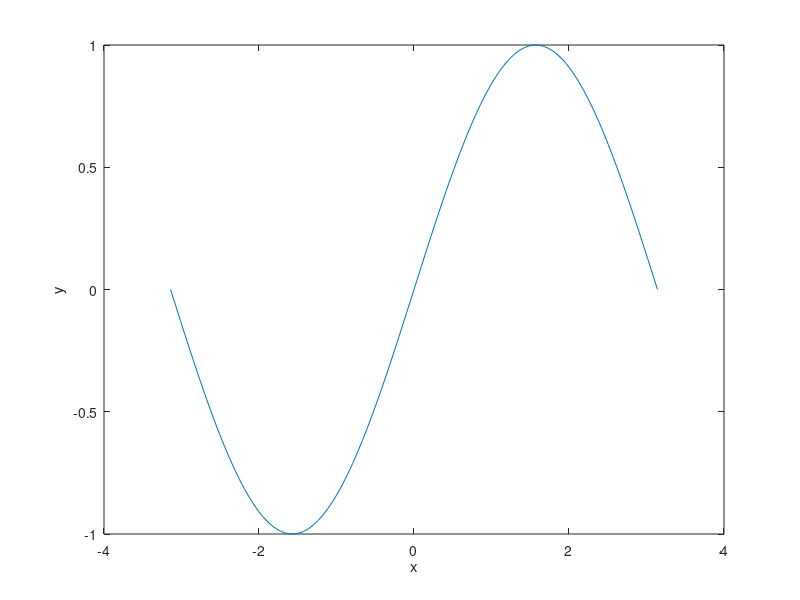

Here is the MATLAB script that generated this plot:
%% Cleaning
clear all, close all, clc;

%% Plotting example
x = linspace(-pi,pi);
y = sin(x);
plot(x,y); xlabel('x'); ylabel('y');

